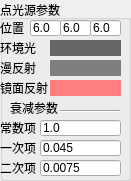
    <widget class="QGroupBox" name="groupBox_4">
     <property name="geometry">
      <rect>
       <x>130</x>
       <y>120</y>
       <width>131</width>
       <height>181</height>
      </rect>
     </property>
     <property name="title">
      <string>点光源参数</string>
     </property>
     <widget class="QLabel" name="label_9">
      <property name="geometry">
       <rect>
        <x>0</x>
        <y>20</y>
        <width>31</width>
        <height>16</height>
       </rect>
      </property>
      <property name="text">
       <string>位置</string>
      </property>
     </widget>
     <widget class="QLineEdit" name="pointZ">
      <property name="geometry">
       <rect>
        <x>90</x>
        <y>20</y>
        <width>31</width>
        <height>16</height>
       </rect>
      </property>
      <property name="text">
       <string>6.0</string>
      </property>
     </widget>
     <widget class="QLineEdit" name="pointX">
      <property name="geometry">
       <rect>
        <x>30</x>
        <y>20</y>
        <width>31</width>
        <height>16</height>
       </rect>
      </property>
      <property name="text">
       <string>6.0</string>
      </property>
     </widget>
     <widget class="QLineEdit" name="pointY">
      <property name="geometry">
       <rect>
        <x>60</x>
        <y>20</y>
        <width>31</width>
        <height>16</height>
       </rect>
      </property>
      <property name="text">
       <string>6.0</string>
      </property>
     </widget>
     <widget class="QLabel" name="label_10">
      <property name="geometry">
       <rect>
        <x>0</x>
        <y>40</y>
        <width>41</width>
        <height>16</height>
       </rect>
      </property>
      <property name="text">
       <string>环境光</string>
      </property>
     </widget>
     <widget class="QLabel" name="label_11">
      <property name="geometry">
       <rect>
        <x>0</x>
        <y>60</y>
        <width>41</width>
        <height>16</height>
       </rect>
      </property>
      <property name="text">
       <string>漫反射</string>
      </property>
     </widget>
     <widget class="QLabel" name="label_12">
      <property name="geometry">
       <rect>
        <x>0</x>
        <y>80</y>
        <width>51</width>
        <height>16</height>
       </rect>
      </property>
      <property name="text">
       <string>镜面反射</string>
      </property>
     </widget>
     <widget class="QPushButton" name="pointSpecularBtn">
      <property name="geometry">
       <rect>
        <x>50</x>
        <y>80</y>
        <width>71</width>
        <height>16</height>
       </rect>
      </property>
      <property name="palette">
       <palette>
        <active>
         <colorrole role="Button">
          <brush brushstyle="SolidPattern">
           <color alpha="255">
            <red>255</red>
            <green>127</green>
            <blue>127</blue>
           </color>
          </brush>
         </colorrole>
         <colorrole role="Base">
          <brush brushstyle="SolidPattern">
           <color alpha="255">
            <red>255</red>
            <green>127</green>
            <blue>127</blue>
           </color>
          </brush>
         </colorrole>
         <colorrole role="Window">
          <brush brushstyle="SolidPattern">
           <color alpha="255">
            <red>255</red>
            <green>127</green>
            <blue>127</blue>
           </color>
          </brush>
         </colorrole>
        </active>
        <inactive>
         <colorrole role="Button">
          <brush brushstyle="SolidPattern">
           <color alpha="255">
            <red>255</red>
            <green>127</green>
            <blue>127</blue>
           </color>
          </brush>
         </colorrole>
         <colorrole role="Base">
          <brush brushstyle="SolidPattern">
           <color alpha="255">
            <red>255</red>
            <green>127</green>
            <blue>127</blue>
           </color>
          </brush>
         </colorrole>
         <colorrole role="Window">
          <brush brushstyle="SolidPattern">
           <color alpha="255">
            <red>255</red>
            <green>127</green>
            <blue>127</blue>
           </color>
          </brush>
         </colorrole>
        </inactive>
        <disabled>
         <colorrole role="Button">
          <brush brushstyle="SolidPattern">
           <color alpha="255">
            <red>255</red>
            <green>127</green>
            <blue>127</blue>
           </color>
          </brush>
         </colorrole>
         <colorrole role="Base">
          <brush brushstyle="SolidPattern">
           <color alpha="255">
            <red>255</red>
            <green>127</green>
            <blue>127</blue>
           </color>
          </brush>
         </colorrole>
         <colorrole role="Window">
          <brush brushstyle="SolidPattern">
           <color alpha="255">
            <red>255</red>
            <green>127</green>
            <blue>127</blue>
           </color>
          </brush>
         </colorrole>
        </disabled>
       </palette>
      </property>
      <property name="styleSheet">
       <string notr="true">QPushButton {
	border:1px;
	background-color:rgb(255, 127, 127);
}</string>
      </property>
      <property name="text">
       <string/>
      </property>
     </widget>
     <widget class="QPushButton" name="pointDiffuseBtn">
      <property name="geometry">
       <rect>
        <x>50</x>
        <y>60</y>
        <width>71</width>
        <height>16</height>
       </rect>
      </property>
      <property name="palette">
       <palette>
        <active>
         <colorrole role="Button">
          <brush brushstyle="SolidPattern">
           <color alpha="255">
            <red>127</red>
            <green>127</green>
            <blue>127</blue>
           </color>
          </brush>
         </colorrole>
         <colorrole role="Base">
          <brush brushstyle="SolidPattern">
           <color alpha="255">
            <red>127</red>
            <green>127</green>
            <blue>127</blue>
           </color>
          </brush>
         </colorrole>
         <colorrole role="Window">
          <brush brushstyle="SolidPattern">
           <color alpha="255">
            <red>127</red>
            <green>127</green>
            <blue>127</blue>
           </color>
          </brush>
         </colorrole>
        </active>
        <inactive>
         <colorrole role="Button">
          <brush brushstyle="SolidPattern">
           <color alpha="255">
            <red>127</red>
            <green>127</green>
            <blue>127</blue>
           </color>
          </brush>
         </colorrole>
         <colorrole role="Base">
          <brush brushstyle="SolidPattern">
           <color alpha="255">
            <red>127</red>
            <green>127</green>
            <blue>127</blue>
           </color>
          </brush>
         </colorrole>
         <colorrole role="Window">
          <brush brushstyle="SolidPattern">
           <color alpha="255">
            <red>127</red>
            <green>127</green>
            <blue>127</blue>
           </color>
          </brush>
         </colorrole>
        </inactive>
        <disabled>
         <colorrole role="Button">
          <brush brushstyle="SolidPattern">
           <color alpha="255">
            <red>127</red>
            <green>127</green>
            <blue>127</blue>
           </color>
          </brush>
         </colorrole>
         <colorrole role="Base">
          <brush brushstyle="SolidPattern">
           <color alpha="255">
            <red>127</red>
            <green>127</green>
            <blue>127</blue>
           </color>
          </brush>
         </colorrole>
         <colorrole role="Window">
          <brush brushstyle="SolidPattern">
           <color alpha="255">
            <red>127</red>
            <green>127</green>
            <blue>127</blue>
           </color>
          </brush>
         </colorrole>
        </disabled>
       </palette>
      </property>
      <property name="styleSheet">
       <string notr="true">QPushButton {
	border:1px;
	background-color:rgb(127, 127, 127);
}</string>
      </property>
      <property name="text">
       <string/>
      </property>
     </widget>
     <widget class="QPushButton" name="pointAmbientBtn">
      <property name="geometry">
       <rect>
        <x>50</x>
        <y>40</y>
        <width>71</width>
        <height>16</height>
       </rect>
      </property>
      <property name="palette">
       <palette>
        <active>
         <colorrole role="Button">
          <brush brushstyle="SolidPattern">
           <color alpha="255">
            <red>102</red>
            <green>102</green>
            <blue>102</blue>
           </color>
          </brush>
         </colorrole>
         <colorrole role="Base">
          <brush brushstyle="SolidPattern">
           <color alpha="255">
            <red>102</red>
            <green>102</green>
            <blue>102</blue>
           </color>
          </brush>
         </colorrole>
         <colorrole role="Window">
          <brush brushstyle="SolidPattern">
           <color alpha="255">
            <red>102</red>
            <green>102</green>
            <blue>102</blue>
           </color>
          </brush>
         </colorrole>
        </active>
        <inactive>
         <colorrole role="Button">
          <brush brushstyle="SolidPattern">
           <color alpha="255">
            <red>102</red>
            <green>102</green>
            <blue>102</blue>
           </color>
          </brush>
         </colorrole>
         <colorrole role="Base">
          <brush brushstyle="SolidPattern">
           <color alpha="255">
            <red>102</red>
            <green>102</green>
            <blue>102</blue>
           </color>
          </brush>
         </colorrole>
         <colorrole role="Window">
          <brush brushstyle="SolidPattern">
           <color alpha="255">
            <red>102</red>
            <green>102</green>
            <blue>102</blue>
           </color>
          </brush>
         </colorrole>
        </inactive>
        <disabled>
         <colorrole role="Button">
          <brush brushstyle="SolidPattern">
           <color alpha="255">
            <red>102</red>
            <green>102</green>
            <blue>102</blue>
           </color>
          </brush>
         </colorrole>
         <colorrole role="Base">
          <brush brushstyle="SolidPattern">
           <color alpha="255">
            <red>102</red>
            <green>102</green>
            <blue>102</blue>
           </color>
          </brush>
         </colorrole>
         <colorrole role="Window">
          <brush brushstyle="SolidPattern">
           <color alpha="255">
            <red>102</red>
            <green>102</green>
            <blue>102</blue>
           </color>
          </brush>
         </colorrole>
        </disabled>
       </palette>
      </property>
      <property name="styleSheet">
       <string notr="true">QPushButton {
	border: 1px;
	background-color: rgb(102, 102, 102);
}</string>
      </property>
      <property name="text">
       <string/>
      </property>
     </widget>
     <widget class="QLabel" name="label_13">
      <property name="geometry">
       <rect>
        <x>10</x>
        <y>100</y>
        <width>51</width>
        <height>16</height>
       </rect>
      </property>
      <property name="text">
       <string>衰减参数</string>
      </property>
     </widget>
     <widget class="Line" name="line">
      <property name="geometry">
       <rect>
        <x>60</x>
        <y>110</y>
        <width>60</width>
        <height>3</height>
       </rect>
      </property>
      <property name="orientation">
       <enum>Qt::Horizontal</enum>
      </property>
     </widget>
     <widget class="QLineEdit" name="pointConstant">
      <property name="geometry">
       <rect>
        <x>40</x>
        <y>120</y>
        <width>81</width>
        <height>16</height>
       </rect>
      </property>
      <property name="text">
       <string>1.0</string>
      </property>
     </widget>
     <widget class="QLabel" name="label_14">
      <property name="geometry">
       <rect>
        <x>0</x>
        <y>120</y>
        <width>41</width>
        <height>16</height>
       </rect>
      </property>
      <property name="text">
       <string>常数项</string>
      </property>
     </widget>
     <widget class="QLabel" name="label_15">
      <property name="geometry">
       <rect>
        <x>0</x>
        <y>140</y>
        <width>41</width>
        <height>16</height>
       </rect>
      </property>
      <property name="text">
       <string>一次项</string>
      </property>
     </widget>
     <widget class="QLineEdit" name="pointLinear">
      <property name="geometry">
       <rect>
        <x>40</x>
        <y>140</y>
        <width>81</width>
        <height>16</height>
       </rect>
      </property>
      <property name="text">
       <string>0.045</string>
      </property>
     </widget>
     <widget class="QLabel" name="label_16">
      <property name="geometry">
       <rect>
        <x>0</x>
        <y>160</y>
        <width>41</width>
        <height>16</height>
       </rect>
      </property>
      <property name="text">
       <string>二次项</string>
      </property>
     </widget>
     <widget class="QLineEdit" name="pointQuadratic">
      <property name="geometry">
       <rect>
        <x>40</x>
        <y>160</y>
        <width>81</width>
        <height>16</height>
       </rect>
      </property>
      <property name="text">
       <string>0.0075</string>
      </property>
     </widget>
    </widget>
